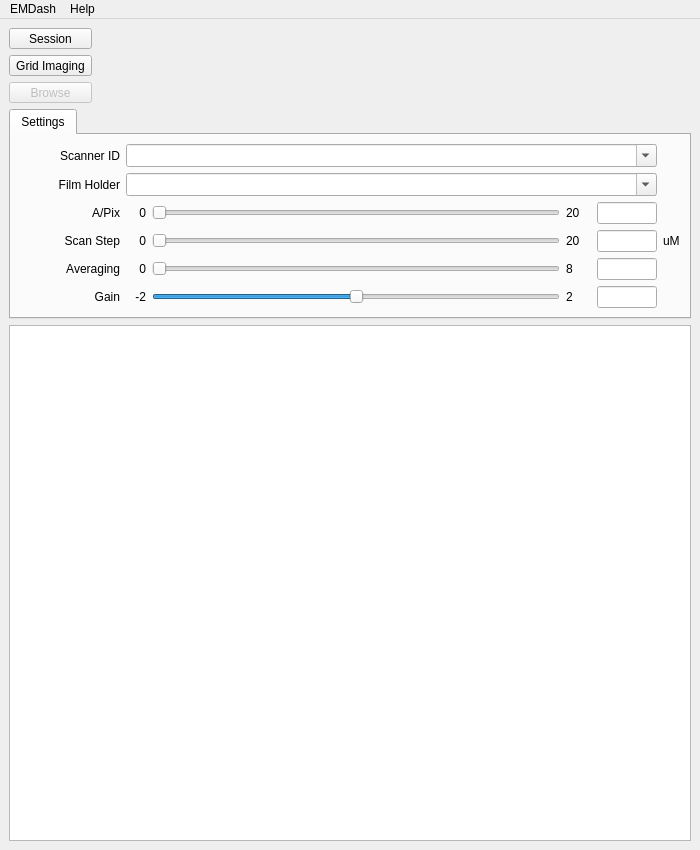
<?xml version="1.0" encoding="UTF-8"?>
<ui version="4.0">
 <class>Upload</class>
 <widget class="QMainWindow" name="Upload">
  <property name="geometry">
   <rect>
    <x>0</x>
    <y>0</y>
    <width>700</width>
    <height>850</height>
   </rect>
  </property>
  <property name="sizePolicy">
   <sizepolicy hsizetype="Preferred" vsizetype="Preferred">
    <horstretch>0</horstretch>
    <verstretch>0</verstretch>
   </sizepolicy>
  </property>
  <property name="minimumSize">
   <size>
    <width>700</width>
    <height>0</height>
   </size>
  </property>
  <property name="maximumSize">
   <size>
    <width>650</width>
    <height>16777215</height>
   </size>
  </property>
  <property name="windowTitle">
   <string>emdash</string>
  </property>
  <property name="autoFillBackground">
   <bool>false</bool>
  </property>
  <property name="unifiedTitleAndToolBarOnMac">
   <bool>false</bool>
  </property>
  <widget class="QWidget" name="centralwidget">
   <layout class="QVBoxLayout" name="verticalLayout">
    <item>
     <layout class="QGridLayout" name="grid_Status">
      <property name="sizeConstraint">
       <enum>QLayout::SetMinimumSize</enum>
      </property>
      <item row="1" column="0">
       <layout class="QHBoxLayout" name="horizontalLayout_8">
        <item>
         <widget class="QToolButton" name="button_grid">
          <property name="sizePolicy">
           <sizepolicy hsizetype="Minimum" vsizetype="Fixed">
            <horstretch>0</horstretch>
            <verstretch>0</verstretch>
           </sizepolicy>
          </property>
          <property name="minimumSize">
           <size>
            <width>0</width>
            <height>0</height>
           </size>
          </property>
          <property name="text">
           <string>Grid Imaging</string>
          </property>
          <property name="popupMode">
           <enum>QToolButton::InstantPopup</enum>
          </property>
         </widget>
        </item>
       </layout>
      </item>
      <item row="1" column="1">
       <widget class="QLabel" name="label_grid">
        <property name="sizePolicy">
         <sizepolicy hsizetype="Expanding" vsizetype="Preferred">
          <horstretch>0</horstretch>
          <verstretch>0</verstretch>
         </sizepolicy>
        </property>
        <property name="text">
         <string/>
        </property>
        <property name="openExternalLinks">
         <bool>true</bool>
        </property>
       </widget>
      </item>
      <item row="2" column="0">
       <layout class="QHBoxLayout" name="horizontalLayout_3">
        <item>
         <widget class="QToolButton" name="button_path">
          <property name="enabled">
           <bool>false</bool>
          </property>
          <property name="sizePolicy">
           <sizepolicy hsizetype="Minimum" vsizetype="Fixed">
            <horstretch>0</horstretch>
            <verstretch>0</verstretch>
           </sizepolicy>
          </property>
          <property name="maximumSize">
           <size>
            <width>1000</width>
            <height>16777215</height>
           </size>
          </property>
          <property name="text">
           <string>Browse</string>
          </property>
          <property name="popupMode">
           <enum>QToolButton::InstantPopup</enum>
          </property>
          <property name="arrowType">
           <enum>Qt::NoArrow</enum>
          </property>
         </widget>
        </item>
       </layout>
      </item>
      <item row="0" column="0">
       <layout class="QHBoxLayout" name="horizontalLayout_7">
        <item>
         <widget class="QToolButton" name="button_session">
          <property name="sizePolicy">
           <sizepolicy hsizetype="Minimum" vsizetype="Fixed">
            <horstretch>0</horstretch>
            <verstretch>0</verstretch>
           </sizepolicy>
          </property>
          <property name="minimumSize">
           <size>
            <width>0</width>
            <height>0</height>
           </size>
          </property>
          <property name="text">
           <string>Session</string>
          </property>
          <property name="popupMode">
           <enum>QToolButton::InstantPopup</enum>
          </property>
          <property name="arrowType">
           <enum>Qt::NoArrow</enum>
          </property>
         </widget>
        </item>
       </layout>
      </item>
      <item row="0" column="1">
       <layout class="QHBoxLayout" name="horizontalLayout_10">
        <item>
         <widget class="QLabel" name="label_session">
          <property name="maximumSize">
           <size>
            <width>60</width>
            <height>16777215</height>
           </size>
          </property>
          <property name="text">
           <string/>
          </property>
          <property name="alignment">
           <set>Qt::AlignLeading|Qt::AlignLeft|Qt::AlignVCenter</set>
          </property>
          <property name="openExternalLinks">
           <bool>true</bool>
          </property>
         </widget>
        </item>
        <item>
         <widget class="QLabel" name="label_user">
          <property name="text">
           <string/>
          </property>
         </widget>
        </item>
       </layout>
      </item>
      <item row="2" column="1">
       <widget class="QLabel" name="label_path">
        <property name="sizePolicy">
         <sizepolicy hsizetype="Expanding" vsizetype="Preferred">
          <horstretch>0</horstretch>
          <verstretch>0</verstretch>
         </sizepolicy>
        </property>
        <property name="text">
         <string/>
        </property>
       </widget>
      </item>
     </layout>
    </item>
    <item>
     <widget class="QTabWidget" name="frame_settings">
      <property name="enabled">
       <bool>true</bool>
      </property>
      <property name="sizePolicy">
       <sizepolicy hsizetype="Expanding" vsizetype="Minimum">
        <horstretch>0</horstretch>
        <verstretch>0</verstretch>
       </sizepolicy>
      </property>
      <widget class="QWidget" name="tabWidgetPage1">
       <attribute name="title">
        <string>Settings</string>
       </attribute>
       <layout class="QGridLayout" name="gridLayout_2">
        <item row="3" column="0">
         <widget class="QLabel" name="label">
          <property name="sizePolicy">
           <sizepolicy hsizetype="Fixed" vsizetype="Preferred">
            <horstretch>0</horstretch>
            <verstretch>0</verstretch>
           </sizepolicy>
          </property>
          <property name="minimumSize">
           <size>
            <width>100</width>
            <height>0</height>
           </size>
          </property>
          <property name="text">
           <string>Scan Step</string>
          </property>
          <property name="alignment">
           <set>Qt::AlignRight|Qt::AlignTrailing|Qt::AlignVCenter</set>
          </property>
         </widget>
        </item>
        <item row="5" column="0">
         <widget class="QLabel" name="label_2">
          <property name="sizePolicy">
           <sizepolicy hsizetype="Fixed" vsizetype="Preferred">
            <horstretch>0</horstretch>
            <verstretch>0</verstretch>
           </sizepolicy>
          </property>
          <property name="minimumSize">
           <size>
            <width>100</width>
            <height>0</height>
           </size>
          </property>
          <property name="text">
           <string>Gain</string>
          </property>
          <property name="alignment">
           <set>Qt::AlignRight|Qt::AlignTrailing|Qt::AlignVCenter</set>
          </property>
         </widget>
        </item>
        <item row="3" column="2">
         <widget class="QLabel" name="label_17">
          <property name="text">
           <string>uM</string>
          </property>
         </widget>
        </item>
        <item row="3" column="1">
         <layout class="QHBoxLayout" name="horizontalLayout_2">
          <item>
           <widget class="QLabel" name="label_25">
            <property name="sizePolicy">
             <sizepolicy hsizetype="Fixed" vsizetype="Preferred">
              <horstretch>0</horstretch>
              <verstretch>0</verstretch>
             </sizepolicy>
            </property>
            <property name="minimumSize">
             <size>
              <width>20</width>
              <height>0</height>
             </size>
            </property>
            <property name="font">
             <font>
              <pointsize>9</pointsize>
             </font>
            </property>
            <property name="text">
             <string>0</string>
            </property>
            <property name="alignment">
             <set>Qt::AlignRight|Qt::AlignTrailing|Qt::AlignVCenter</set>
            </property>
           </widget>
          </item>
          <item>
           <widget class="QSlider" name="slider_scan_step">
            <property name="maximum">
             <number>20000</number>
            </property>
            <property name="orientation">
             <enum>Qt::Horizontal</enum>
            </property>
            <property name="tickPosition">
             <enum>QSlider::NoTicks</enum>
            </property>
            <property name="tickInterval">
             <number>10</number>
            </property>
           </widget>
          </item>
          <item>
           <widget class="QLabel" name="label_28">
            <property name="minimumSize">
             <size>
              <width>25</width>
              <height>0</height>
             </size>
            </property>
            <property name="maximumSize">
             <size>
              <width>25</width>
              <height>16777215</height>
             </size>
            </property>
            <property name="font">
             <font>
              <pointsize>9</pointsize>
             </font>
            </property>
            <property name="text">
             <string>20</string>
            </property>
           </widget>
          </item>
          <item>
           <widget class="QLineEdit" name="edit_scan_step">
            <property name="sizePolicy">
             <sizepolicy hsizetype="Fixed" vsizetype="Fixed">
              <horstretch>0</horstretch>
              <verstretch>0</verstretch>
             </sizepolicy>
            </property>
            <property name="maximumSize">
             <size>
              <width>60</width>
              <height>16777215</height>
             </size>
            </property>
           </widget>
          </item>
         </layout>
        </item>
        <item row="5" column="1">
         <layout class="QHBoxLayout" name="horizontalLayout_4">
          <item>
           <widget class="QLabel" name="label_24">
            <property name="sizePolicy">
             <sizepolicy hsizetype="Fixed" vsizetype="Preferred">
              <horstretch>0</horstretch>
              <verstretch>0</verstretch>
             </sizepolicy>
            </property>
            <property name="minimumSize">
             <size>
              <width>20</width>
              <height>0</height>
             </size>
            </property>
            <property name="font">
             <font>
              <pointsize>9</pointsize>
             </font>
            </property>
            <property name="text">
             <string>-2</string>
            </property>
            <property name="alignment">
             <set>Qt::AlignRight|Qt::AlignTrailing|Qt::AlignVCenter</set>
            </property>
           </widget>
          </item>
          <item>
           <widget class="QSlider" name="slider_nikon_gain">
            <property name="minimum">
             <number>-2000</number>
            </property>
            <property name="maximum">
             <number>2000</number>
            </property>
            <property name="singleStep">
             <number>1</number>
            </property>
            <property name="orientation">
             <enum>Qt::Horizontal</enum>
            </property>
            <property name="tickPosition">
             <enum>QSlider::NoTicks</enum>
            </property>
            <property name="tickInterval">
             <number>1000</number>
            </property>
           </widget>
          </item>
          <item>
           <widget class="QLabel" name="label_23">
            <property name="minimumSize">
             <size>
              <width>25</width>
              <height>0</height>
             </size>
            </property>
            <property name="maximumSize">
             <size>
              <width>25</width>
              <height>16777215</height>
             </size>
            </property>
            <property name="font">
             <font>
              <pointsize>9</pointsize>
             </font>
            </property>
            <property name="text">
             <string>2</string>
            </property>
           </widget>
          </item>
          <item>
           <widget class="QLineEdit" name="edit_nikon_gain">
            <property name="maximumSize">
             <size>
              <width>60</width>
              <height>16777215</height>
             </size>
            </property>
           </widget>
          </item>
         </layout>
        </item>
        <item row="1" column="1">
         <widget class="QComboBox" name="edit_scanner_cartridge">
          <property name="enabled">
           <bool>true</bool>
          </property>
          <property name="sizePolicy">
           <sizepolicy hsizetype="Expanding" vsizetype="Preferred">
            <horstretch>0</horstretch>
            <verstretch>0</verstretch>
           </sizepolicy>
          </property>
          <property name="editable">
           <bool>true</bool>
          </property>
          <item>
           <property name="text">
            <string/>
           </property>
          </item>
          <item>
           <property name="text">
            <string>Holder-1</string>
           </property>
          </item>
          <item>
           <property name="text">
            <string>Holder-2</string>
           </property>
          </item>
         </widget>
        </item>
        <item row="1" column="0">
         <widget class="QLabel" name="label_6">
          <property name="sizePolicy">
           <sizepolicy hsizetype="Fixed" vsizetype="Preferred">
            <horstretch>0</horstretch>
            <verstretch>0</verstretch>
           </sizepolicy>
          </property>
          <property name="minimumSize">
           <size>
            <width>100</width>
            <height>0</height>
           </size>
          </property>
          <property name="maximumSize">
           <size>
            <width>100</width>
            <height>16777215</height>
           </size>
          </property>
          <property name="text">
           <string>Film Holder</string>
          </property>
          <property name="alignment">
           <set>Qt::AlignRight|Qt::AlignTrailing|Qt::AlignVCenter</set>
          </property>
         </widget>
        </item>
        <item row="0" column="1">
         <widget class="QComboBox" name="edit_scanner_film">
          <property name="enabled">
           <bool>true</bool>
          </property>
          <property name="sizePolicy">
           <sizepolicy hsizetype="Expanding" vsizetype="Preferred">
            <horstretch>0</horstretch>
            <verstretch>0</verstretch>
           </sizepolicy>
          </property>
          <property name="editable">
           <bool>true</bool>
          </property>
          <item>
           <property name="text">
            <string/>
           </property>
          </item>
          <item>
           <property name="text">
            <string>Nikon-1</string>
           </property>
          </item>
          <item>
           <property name="text">
            <string>Nikon-2</string>
           </property>
          </item>
         </widget>
        </item>
        <item row="0" column="0">
         <widget class="QLabel" name="label_5">
          <property name="sizePolicy">
           <sizepolicy hsizetype="Fixed" vsizetype="Preferred">
            <horstretch>0</horstretch>
            <verstretch>0</verstretch>
           </sizepolicy>
          </property>
          <property name="minimumSize">
           <size>
            <width>100</width>
            <height>0</height>
           </size>
          </property>
          <property name="maximumSize">
           <size>
            <width>100</width>
            <height>16777215</height>
           </size>
          </property>
          <property name="text">
           <string>Scanner ID</string>
          </property>
          <property name="alignment">
           <set>Qt::AlignRight|Qt::AlignTrailing|Qt::AlignVCenter</set>
          </property>
         </widget>
        </item>
        <item row="2" column="0">
         <widget class="QLabel" name="label_7">
          <property name="sizePolicy">
           <sizepolicy hsizetype="Fixed" vsizetype="Preferred">
            <horstretch>0</horstretch>
            <verstretch>0</verstretch>
           </sizepolicy>
          </property>
          <property name="minimumSize">
           <size>
            <width>100</width>
            <height>0</height>
           </size>
          </property>
          <property name="text">
           <string>A/Pix</string>
          </property>
          <property name="alignment">
           <set>Qt::AlignRight|Qt::AlignTrailing|Qt::AlignVCenter</set>
          </property>
         </widget>
        </item>
        <item row="2" column="1">
         <layout class="QHBoxLayout" name="horizontalLayout_6">
          <item>
           <widget class="QLabel" name="label_27">
            <property name="sizePolicy">
             <sizepolicy hsizetype="Fixed" vsizetype="Preferred">
              <horstretch>0</horstretch>
              <verstretch>0</verstretch>
             </sizepolicy>
            </property>
            <property name="minimumSize">
             <size>
              <width>20</width>
              <height>0</height>
             </size>
            </property>
            <property name="font">
             <font>
              <pointsize>9</pointsize>
             </font>
            </property>
            <property name="text">
             <string>0</string>
            </property>
            <property name="alignment">
             <set>Qt::AlignRight|Qt::AlignTrailing|Qt::AlignVCenter</set>
            </property>
           </widget>
          </item>
          <item>
           <widget class="QSlider" name="slider_angstroms_per_pixel">
            <property name="maximum">
             <number>20000</number>
            </property>
            <property name="orientation">
             <enum>Qt::Horizontal</enum>
            </property>
            <property name="tickPosition">
             <enum>QSlider::NoTicks</enum>
            </property>
           </widget>
          </item>
          <item>
           <widget class="QLabel" name="label_30">
            <property name="minimumSize">
             <size>
              <width>25</width>
              <height>0</height>
             </size>
            </property>
            <property name="maximumSize">
             <size>
              <width>25</width>
              <height>16777215</height>
             </size>
            </property>
            <property name="font">
             <font>
              <pointsize>9</pointsize>
             </font>
            </property>
            <property name="text">
             <string>20</string>
            </property>
           </widget>
          </item>
          <item>
           <widget class="QLineEdit" name="edit_angstroms_per_pixel">
            <property name="maximumSize">
             <size>
              <width>60</width>
              <height>16777215</height>
             </size>
            </property>
           </widget>
          </item>
         </layout>
        </item>
        <item row="4" column="0">
         <widget class="QLabel" name="label_4">
          <property name="sizePolicy">
           <sizepolicy hsizetype="Fixed" vsizetype="Preferred">
            <horstretch>0</horstretch>
            <verstretch>0</verstretch>
           </sizepolicy>
          </property>
          <property name="minimumSize">
           <size>
            <width>100</width>
            <height>0</height>
           </size>
          </property>
          <property name="text">
           <string>Averaging</string>
          </property>
          <property name="alignment">
           <set>Qt::AlignRight|Qt::AlignTrailing|Qt::AlignVCenter</set>
          </property>
         </widget>
        </item>
        <item row="4" column="1">
         <layout class="QHBoxLayout" name="horizontalLayout_5">
          <item>
           <widget class="QLabel" name="label_26">
            <property name="sizePolicy">
             <sizepolicy hsizetype="Fixed" vsizetype="Preferred">
              <horstretch>0</horstretch>
              <verstretch>0</verstretch>
             </sizepolicy>
            </property>
            <property name="minimumSize">
             <size>
              <width>20</width>
              <height>0</height>
             </size>
            </property>
            <property name="font">
             <font>
              <pointsize>9</pointsize>
             </font>
            </property>
            <property name="text">
             <string>0</string>
            </property>
            <property name="alignment">
             <set>Qt::AlignRight|Qt::AlignTrailing|Qt::AlignVCenter</set>
            </property>
           </widget>
          </item>
          <item>
           <widget class="QSlider" name="slider_scan_average">
            <property name="maximum">
             <number>80</number>
            </property>
            <property name="orientation">
             <enum>Qt::Horizontal</enum>
            </property>
            <property name="tickPosition">
             <enum>QSlider::NoTicks</enum>
            </property>
           </widget>
          </item>
          <item>
           <widget class="QLabel" name="label_29">
            <property name="minimumSize">
             <size>
              <width>25</width>
              <height>0</height>
             </size>
            </property>
            <property name="maximumSize">
             <size>
              <width>25</width>
              <height>16777215</height>
             </size>
            </property>
            <property name="font">
             <font>
              <pointsize>9</pointsize>
             </font>
            </property>
            <property name="text">
             <string>8</string>
            </property>
           </widget>
          </item>
          <item>
           <widget class="QLineEdit" name="edit_scan_average">
            <property name="maximumSize">
             <size>
              <width>60</width>
              <height>16777215</height>
             </size>
            </property>
           </widget>
          </item>
         </layout>
        </item>
       </layout>
      </widget>
     </widget>
    </item>
    <item>
     <widget class="FilesView" name="tree_files">
      <property name="enabled">
       <bool>true</bool>
      </property>
      <property name="autoScrollMargin">
       <number>0</number>
      </property>
      <property name="editTriggers">
       <set>QAbstractItemView::NoEditTriggers</set>
      </property>
      <property name="alternatingRowColors">
       <bool>true</bool>
      </property>
      <property name="selectionMode">
       <enum>QAbstractItemView::NoSelection</enum>
      </property>
      <property name="indentation">
       <number>10</number>
      </property>
      <property name="rootIsDecorated">
       <bool>true</bool>
      </property>
      <property name="uniformRowHeights">
       <bool>true</bool>
      </property>
      <property name="itemsExpandable">
       <bool>true</bool>
      </property>
      <property name="expandsOnDoubleClick">
       <bool>true</bool>
      </property>
      <attribute name="headerVisible">
       <bool>true</bool>
      </attribute>
      <attribute name="headerVisible">
       <bool>true</bool>
      </attribute>
     </widget>
    </item>
   </layout>
  </widget>
  <widget class="QMenuBar" name="menubar">
   <property name="geometry">
    <rect>
     <x>0</x>
     <y>0</y>
     <width>700</width>
     <height>22</height>
    </rect>
   </property>
   <widget class="QMenu" name="menuTest">
    <property name="title">
     <string>EMDash</string>
    </property>
   </widget>
   <widget class="QMenu" name="menuHelp">
    <property name="title">
     <string>Help</string>
    </property>
   </widget>
   <addaction name="menuTest"/>
   <addaction name="menuHelp"/>
  </widget>
  <action name="actionTest">
   <property name="text">
    <string>Test</string>
   </property>
  </action>
  <action name="actionQuit">
   <property name="text">
    <string>Quit</string>
   </property>
  </action>
 </widget>
 <customwidgets>
  <customwidget>
   <class>FilesView</class>
   <extends>QTreeView</extends>
   <header>filesview.h</header>
  </customwidget>
 </customwidgets>
 <resources/>
 <connections/>
</ui>
